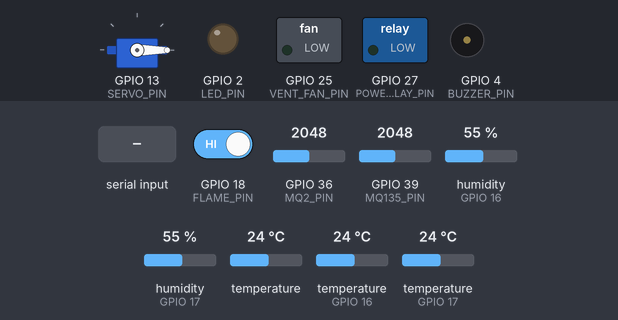
Bench run of a sketch on a simulated ESP32. Parts: servo, switched loads named in the sketch (green lamp = pin HIGH), output pins drawn as LEDs (lit = HIGH), buzzer (waves = sounding, pin HIGH). Dashed ring = blinking. Inputs (shaded band) come from the test bench; at power-on: temperature (sensors on GPIO 16, GPIO 17) 24 °C, GPIO 18 (FLAME_PIN) HIGH, GPIO 36 (MQ2_PIN) = 2048, GPIO 39 (MQ135_PIN) = 2048, humidity (sensors on GPIO 16, GPIO 17) 55 %, temperature 24 °C. WiFi joins after 1.5 s; servers stay silent unless stated; uploads are accepted with an empty reply; what the sketch prints to the serial monitor is not drawn.

Above: at 3.7 s.
3.8 s: "c" received over Serial
At 4.1 s:
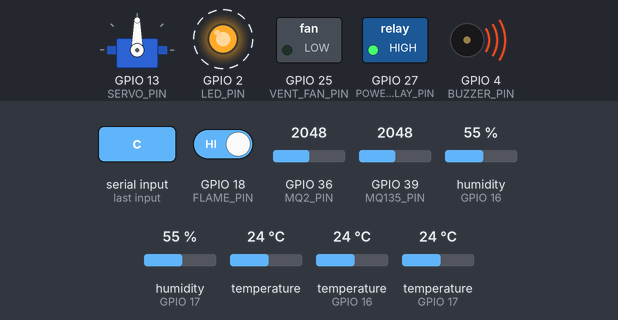
7.3 s: temperature (sensor on GPIO 16) set to 34.5 °C
10.8 s: temperature (sensor on GPIO 16) set to 35.7 °C
At 11.7 s:
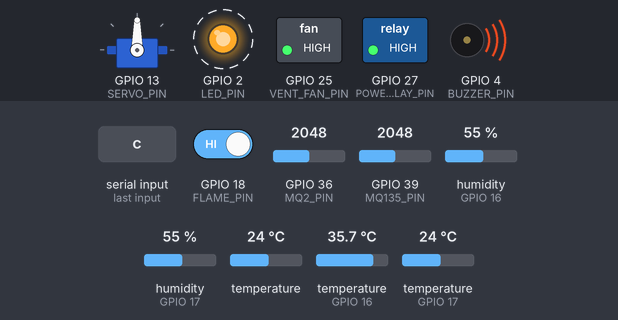
14.3 s: "m" received over Serial
At 14.5 s:
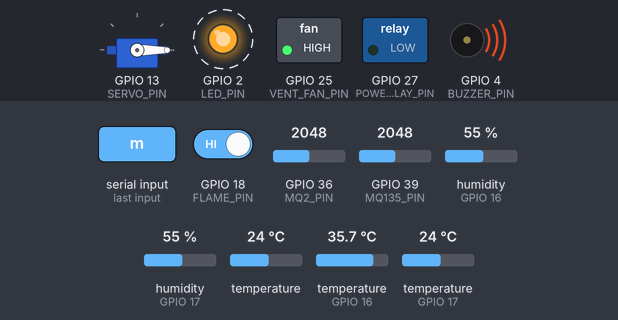
17.8 s: temperature (sensor on GPIO 16) set to 12 °C
At 20.9 s:
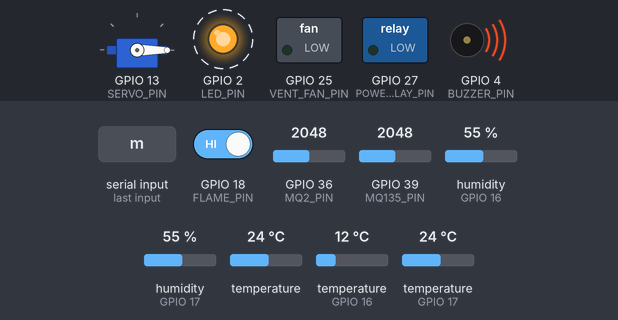
23.5 s: temperature (sensor on GPIO 16) set to 41 °C
At 23.9 s:
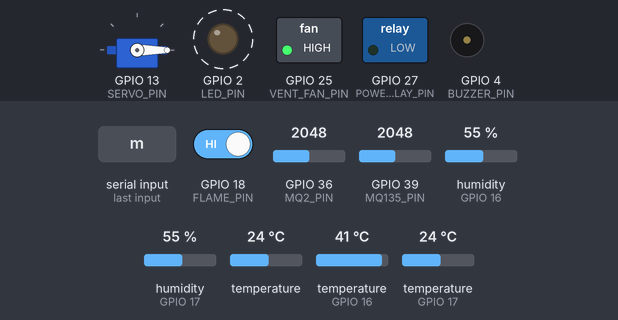
Timing chart, 0 to 28.0 s (numbered marks = the images above; inputs shaded):
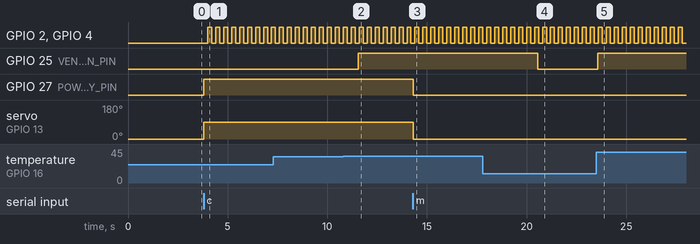

Measured:
- the behaviour switches between 35 and 35.1 °C on temperature (sensor on GPIO 16) (found by bisection; images 1 and 2)
- after the input at 3.8 s, GPIO 2 (LED_PIN), GPIO 4 (BUZZER_PIN): alternates HIGH for 0.20 s and LOW for 0.20 s, starting after 0.20 s; GPIO 27 (POWER_RELAY_PIN): LOW → HIGH at once; servo on GPIO 13 (SERVO_PIN): 0° → 90° at once
- after the input at 10.8 s, GPIO 25 (VENT_FAN_PIN): LOW → HIGH after 0.77 s
- after the input at 14.3 s, GPIO 27 (POWER_RELAY_PIN): HIGH → LOW at once; servo on GPIO 13 (SERVO_PIN): 90° → 0° at once
- after the input at 17.8 s, GPIO 25 (VENT_FAN_PIN): HIGH → LOW after 2.8 s
- after the input at 23.5 s, GPIO 25 (VENT_FAN_PIN): LOW → HIGH after 0.07 s

The sketch:

esp32_full_hardware_system.ino
```cpp
#include <Wire.h>
#include <Adafruit_AMG88xx.h>
#include <DHT.h>
#include <ESP32Servo.h>
#include <WiFi.h>
#include <HTTPClient.h>
#include <ArduinoJson.h>

// ==============================================================================
// 🔑 CONFIGURATION KEYS
// ==============================================================================
const char* WIFI_SSID     = "iQOO Z11x 5G";              // Wi-Fi Network Name
const char* WIFI_PASS     = "9363199453";                // Wi-Fi Network Password
const char* SUPABASE_URL  = "https://kcvbagkwmttglvjoztsu.supabase.co/rest/v1/sensor_readings";
const char* SUPABASE_KEY  = "eyJhbGciOiJIUzI1NiIsInR5cCI6IkpXVCJ9.eyJpc3MiOiJzdXBhYmFzZSIsInJlZiI6ImtjdmJhZ2t3bXR0Z2x2am96dHN1Iiwicm9sZSI6ImFub24iLCJpYXQiOjE3ODg0NDkzOTcsImV4cCI6MjEwNDAyNTM5N30.BnleXdqYhPGRCpZ24bJcJ5_C7luMqQxOFHMqr12ntqE";

// ---------- PIN DEFINITIONS ----------
#define BUZZER_PIN       4     // Active Piezo Buzzer
#define LED_PIN          2     // Status Alarm LED
#define POWER_RELAY_PIN  27    // Power Cutoff Relay (Active HIGH Relay)
#define VENT_FAN_PIN     25    // Ventilation Cooling Fan (Direct Pin: HIGH = ON, LOW = OFF)
#define SERVO_PIN        13    // Extinguisher Powder Servo Motor
#define FLAME_PIN        18    // IR Flame Sensor Module
#define MQ2_PIN          36    // MQ-2 Gas Sensor (VP)
#define MQ135_PIN        39    // MQ-135 Gas Sensor (VN)
#define DHT_IN_PIN       16    // Inside DHT22 Sensor
#define DHT_OUT_PIN      17    // Outside DHT22 Sensor

// Module polarity definitions
#define RELAY_ON_LEVEL     HIGH  // HIGH = Relay Energized -> COM moves to NO -> Power CUT
#define RELAY_OFF_LEVEL    LOW   // LOW  = Relay OFF -> COM stays at NC -> Normal Power ON
#define FLAME_ACTIVE_LEVEL LOW   // LOW  = Flame Detected (Standard LM393 Module)

// ---------- THRESHOLDS & TIMERS ----------
#define TEMP_MODERATE_MIN     50.0f  // 50°C to 60°C = MODERATE state
#define TEMP_CRITICAL_MIN     60.0f  // > 60°C = CRITICAL state
#define MQ2_CRITICAL_MAX      2800.0f // MQ-2 Gas PPM >= 2800 = CRITICAL state
#define MQ135_CRITICAL_MAX    2000.0f // MQ-135 Gas PPM >= 2000 = CRITICAL state
#define CRITICAL_HOLD_MS      15000  // 15 Seconds Critical Hold duration
#define SAMPLE_MS             1000   // Sensor sampling interval (1 sec)
#define BEEP_INTERVAL_MS      200    // Fast 200ms ON / 200ms OFF beep & blink loop (1 0 1 0 pattern)

// ---- Startup false-trigger protection ----
#define STARTUP_GRACE_MS      8000   // Ignore readings for first 8s (AMG8833 warm-up)
#define DEBOUNCE_COUNT        3      // Need 3 consecutive hot/gas readings before CRITICAL trips

Adafruit_AMG88xx amg;
DHT dhtIn(DHT_IN_PIN, DHT22);
DHT dhtOut(DHT_OUT_PIN, DHT22);
Servo valve;

enum SystemState { STATE_NORMAL, STATE_MODERATE, STATE_CRITICAL };
volatile SystemState currentState = STATE_NORMAL;
SystemState lastAppliedState = STATE_NORMAL;
bool manualOverride = false; // Manual test override from Serial Monitor

float frames[3][64];
float smoothPx[64];
int frameIdx = 0, frameCount = 0;

volatile float tIn = 30.0f, tOut = 30.0f, hIn = 50.0f, hOut = 50.0f;
unsigned long lastDht = 0, lastSample = 0;
unsigned long criticalStartTime = 0;
unsigned long bootTime = 0;
int criticalStreak = 0;
volatile bool ventFanActive = false;
bool criticalTriggered = false;

// Shared volatile variables for non-blocking FreeRTOS Telemetry Task on Core 0
volatile float g_tempZ1 = 0.0f, g_tempZ2 = 0.0f, g_tempZ3 = 0.0f, g_tempZ4 = 0.0f;
volatile float g_flameVal = 0.0f, g_mq2 = 0.0f, g_mq135 = 0.0f;

void setPowerRelay(bool cut) {
  // cut = true  -> HIGH (Relay Energized -> COM moves to NO -> Power CUT)
  // cut = false -> LOW  (Relay OFF -> COM stays at NC -> Normal Power ON)
  digitalWrite(POWER_RELAY_PIN, cut ? RELAY_ON_LEVEL : RELAY_OFF_LEVEL);
}

void setVentFan(bool enable) {
  ventFanActive = enable;
  digitalWrite(VENT_FAN_PIN, enable ? HIGH : LOW);
}

// Calculate max temperature of an 4x4 sub-quadrant in the 8x8 matrix
float zoneMax(int r0, int c0) {
  float m = -100.0f;
  for (int r = r0; r < r0 + 4; r++) {
    for (int c = c0; c < c0 + 4; c++) {
      if (smoothPx[r * 8 + c] > m) m = smoothPx[r * 8 + c];
    }
  }
  return m;
}

// ------------------------------------------------------------------------------
// 🔊 OUTPUT CONTROL: Crisp Non-Blocking 1 0 1 0 Beep & Blink Loop
// ------------------------------------------------------------------------------
void updateOutputs() {
  bool patternOn = (millis() / BEEP_INTERVAL_MS) % 2 == 0;

  if (currentState != lastAppliedState) {
    if (currentState == STATE_CRITICAL) {
      valve.write(90);       // Open Extinguisher Valve (90°)
      setPowerRelay(true);   // Cut Main Power (Relay Energized -> HIGH)
      Serial.println("⚡ [Relay Action] POWER CUT (Relay Energized - HIGH)");
    } else if (currentState == STATE_MODERATE) {
      valve.write(0);        // Close Valve (0°)
      setPowerRelay(false);  // Normal Power ON (Relay OFF - LOW)
      Serial.println("⚡ [Relay Action] NORMAL POWER (Relay OFF - LOW)");
    } else { // STATE_NORMAL
      valve.write(0);        // Close Valve (0°)
      setPowerRelay(false);  // Normal Power ON (Relay OFF - LOW)
      Serial.println("⚡ [Relay Action] NORMAL POWER (Relay OFF - LOW)");
    }
    lastAppliedState = currentState;
  }

  if (currentState == STATE_NORMAL) {
    digitalWrite(LED_PIN, LOW);
    digitalWrite(BUZZER_PIN, LOW);
  } else { // STATE_MODERATE or STATE_CRITICAL
    digitalWrite(LED_PIN, patternOn ? HIGH : LOW);
    digitalWrite(BUZZER_PIN, patternOn ? HIGH : LOW);
  }
}

// ------------------------------------------------------------------------------
// ☁️ CLOUD TELEMETRY FUNCTION — Runs on Core 0 (Completely Non-Blocking)
// ------------------------------------------------------------------------------
void sendCloudTelemetry(float tempZ1, float tempZ2, float tempZ3, float tempZ4, float flameVal, float gasMQ2, float gasMQ135) {
  if (WiFi.status() != WL_CONNECTED) {
    return;
  }

  HTTPClient http;
  http.begin(SUPABASE_URL);
  http.addHeader("Content-Type", "application/json");
  http.addHeader("apikey", SUPABASE_KEY);
  http.addHeader("Authorization", String("Bearer ") + SUPABASE_KEY);
  http.addHeader("Prefer", "return=minimal");

  StaticJsonDocument<2048> doc;
  doc["temp_z1"] = tempZ1;
  doc["temp_z2"] = tempZ2;
  doc["temp_z3"] = tempZ3;
  doc["temp_z4"] = tempZ4;
  doc["temp_inside"] = isnan(tIn) ? 30.0 : tIn;
  doc["humidity_inside"] = isnan(hIn) ? 50.0 : hIn;
  doc["temp_outside"] = isnan(tOut) ? 30.0 : tOut;
  doc["humidity_outside"] = isnan(hOut) ? 50.0 : hOut;
  doc["mq2_val"] = gasMQ2;
  doc["mq135_val"] = gasMQ135;
  doc["flame_val"] = flameVal;
  doc["fan_status"] = ventFanActive;

  if (currentState == STATE_NORMAL) doc["system_state"] = "NORMAL";
  else if (currentState == STATE_MODERATE) doc["system_state"] = "MODERATE";
  else doc["system_state"] = "CRITICAL";

  JsonArray grid = doc.createNestedArray("thermal_grid");
  for (int i = 0; i < 64; i++) grid.add((double)smoothPx[i]);

  String jsonPayload;
  if (serializeJson(doc, jsonPayload) == 0) {
    http.end();
    return;
  }

  int httpCode = http.POST(jsonPayload);
  Serial.printf("[Cloud Core 0] POST -> HTTP Status: %d\n", httpCode);
  http.end();
}

void telemetryTask(void * pvParameters) {
  for (;;) {
    vTaskDelay(3000 / portTICK_PERIOD_MS);
    if (WiFi.status() == WL_CONNECTED) {
      sendCloudTelemetry(g_tempZ1, g_tempZ2, g_tempZ3, g_tempZ4, g_flameVal, g_mq2, g_mq135);
    }
  }
}

void sense() {
  amg.readPixels(frames[frameIdx]);
  frameIdx = (frameIdx + 1) % 3;
  if (frameCount < 3) frameCount++;
  for (int i = 0; i < 64; i++) {
    float s = 0;
    for (int f = 0; f < frameCount; f++) s += frames[f][i];
    smoothPx[i] = s / frameCount;
  }

  float tempZ1 = zoneMax(0, 0);  // Zone 1 (Top-Left)
  float tempZ2 = zoneMax(0, 4);  // Zone 2 (Top-Right)
  float tempZ3 = zoneMax(4, 0);  // Zone 3 (Bottom-Left)
  float tempZ4 = zoneMax(4, 4);  // Zone 4 (Bottom-Right)

  float maxThermal = tempZ1;
  if (tempZ2 > maxThermal) maxThermal = tempZ2;
  if (tempZ3 > maxThermal) maxThermal = tempZ3;
  if (tempZ4 > maxThermal) maxThermal = tempZ4;

  bool flameDetected = (digitalRead(FLAME_PIN) == FLAME_ACTIVE_LEVEL);
  float flameVal = flameDetected ? 1.0f : 0.0f;
  float a2 = analogRead(MQ2_PIN);
  float a135 = analogRead(MQ135_PIN);

  g_tempZ1 = tempZ1; g_tempZ2 = tempZ2; g_tempZ3 = tempZ3; g_tempZ4 = tempZ4;
  g_flameVal = flameVal; g_mq2 = a2; g_mq135 = a135;

  if (millis() - lastDht > 2500) {
    lastDht = millis();
    float curTIn = dhtIn.readTemperature();
    float curHIn = dhtIn.readHumidity();
    float curTOut = dhtOut.readTemperature();
    float curHOut = dhtOut.readHumidity();
    if (!isnan(curTIn)) tIn = curTIn;
    if (!isnan(curHIn)) hIn = curHIn;
    if (!isnan(curTOut)) tOut = curTOut;
    if (!isnan(curHOut)) hOut = curHOut;

    // Exhaust Fan Direct Control (ON when inside temp > 35.0°C)
    if (tIn > 35.0f) {
      setVentFan(true);  // Fan ON
    } else {
      setVentFan(false); // Fan OFF
    }
  }

  // ---- Automatic State Machine (Only active when manual override is OFF) ----
  if (!manualOverride) {
    bool inGrace = (millis() - bootTime < STARTUP_GRACE_MS);

    if (!criticalTriggered) {
      // Direct Triggers: Temperature > 60°C OR IR Flame Detected OR MQ-2 > 400 PPM OR MQ-135 > 350 PPM
      bool wantCritical = (maxThermal >= TEMP_CRITICAL_MIN) ||
                          flameDetected ||
                          (a2 >= MQ2_CRITICAL_MAX) ||
                          (a135 >= MQ135_CRITICAL_MAX);

      if (inGrace) {
        currentState = STATE_NORMAL;
        criticalStreak = 0;
      }
      else if (wantCritical) {
        criticalStreak++;
        if (criticalStreak >= DEBOUNCE_COUNT) {
          currentState = STATE_CRITICAL;
          criticalTriggered = true;
          criticalStartTime = millis();
          Serial.printf("\n🔥 [EDGE TRIP!] CRITICAL FIRE/GAS DETECTED! Tmax=%.1fC Flame=%d MQ2=%.0f MQ135=%.0f. Power Cut + Actuators Locked ON.\n",
                        maxThermal, flameDetected, a2, a135);
        }
      }
      else if (maxThermal >= TEMP_MODERATE_MIN || a2 >= 2500.0f || a135 >= 1500.0f) {
        currentState = STATE_MODERATE;
        criticalStreak = 0;
        Serial.println("\n⚠️ [HOTSPOT/GAS DRIFT] Moderate conditions detected.");
      }
      else {
        currentState = STATE_NORMAL;
        criticalStreak = 0;
      }
    }
    else {
      // ⏱️ 15-SECOND CRITICAL AUTO-RESET LOOP
      if (millis() - criticalStartTime >= CRITICAL_HOLD_MS) {
        if (maxThermal < TEMP_CRITICAL_MIN && !flameDetected && a2 < MQ2_CRITICAL_MAX && a135 < MQ135_CRITICAL_MAX) {
          if (maxThermal >= TEMP_MODERATE_MIN || a2 >= 2500.0f || a135 >= 1500.0f) {
            currentState = STATE_MODERATE;
            Serial.println("\n⚠️ [AUTO-RESET] 15s Critical loop completed. Conditions moderate. Transition to MODERATE!");
          } else {
            currentState = STATE_NORMAL;
            Serial.println("\n✅ [AUTO-RESET] 15s Critical loop completed & hazard cleared. Reset to NORMAL!");
          }
          criticalTriggered = false;
          criticalStreak = 0;
        } else {
          criticalStartTime = millis();
          Serial.println("\n⚠️ [CRITICAL HOLD] 15s elapsed but heat/flame/gas still present. Extending CRITICAL!");
        }
      }
    }
  }

  Serial.printf("Z1:%.1f°C Z2:%.1f°C Z3:%.1f°C Z4:%.1f°C | In:%.1f°C Out:%.1f°C | MQ2:%.0f MQ135:%.0f | Flame:%.0f | Fan:%s | Relay:%s | Mode:%s | State:%s\n",
                tempZ1, tempZ2, tempZ3, tempZ4, tIn, tOut, a2, a135, flameVal,
                ventFanActive ? "ON" : "OFF",
                (currentState == STATE_CRITICAL) ? "POWER_CUT(HIGH)" : "POWER_ON(LOW)",
                manualOverride ? "MANUAL_TEST" : "AUTO",
                currentState == STATE_NORMAL ? "NORMAL" : (currentState == STATE_MODERATE ? "MODERATE" : "CRITICAL"));
}

void setup() {
  Serial.begin(115200);
  delay(1000);

  pinMode(BUZZER_PIN, OUTPUT);
  pinMode(LED_PIN, OUTPUT);
  pinMode(POWER_RELAY_PIN, OUTPUT);
  pinMode(VENT_FAN_PIN, OUTPUT);
  pinMode(FLAME_PIN, INPUT_PULLUP);

  digitalWrite(BUZZER_PIN, LOW);
  digitalWrite(LED_PIN, LOW);
  setPowerRelay(false);  // Normal power ON (Pin 27 LOW -> Relay OFF -> COM connected to NC)
  setVentFan(false);     // Fan OFF initially

  ESP32PWM::allocateTimer(0);
  valve.setPeriodHertz(50);
  valve.attach(SERVO_PIN, 500, 2400);
  valve.write(0);        // Valve closed (0°)

  Wire.begin(21, 22);
  if (!amg.begin(0x69) && !amg.begin(0x68)) {
    Serial.println("❌ [Hardware Error] AMG8833 NOT found on I2C (SDA=21, SCL=22)");
    while (1) delay(1000);
  }
  Serial.println("✅ [Hardware] AMG8833 initialised.");

  dhtIn.begin();
  dhtOut.begin();

  Serial.print("📡 [Wi-Fi] Connecting to: ");
  Serial.println(WIFI_SSID);
  WiFi.begin(WIFI_SSID, WIFI_PASS);
  int wifiTimeout = 0;
  while (WiFi.status() != WL_CONNECTED && wifiTimeout < 20) {
    delay(500);
    Serial.print(".");
    wifiTimeout++;
  }
  if (WiFi.status() == WL_CONNECTED) {
    Serial.println("\n✅ [Wi-Fi] Connected successfully!");
    Serial.print("   IP: ");
    Serial.println(WiFi.localIP());

    xTaskCreatePinnedToCore(telemetryTask, "CloudTelemetry", 8192, NULL, 1, NULL, 0);
    Serial.println("🚀 [FreeRTOS] Cloud Telemetry Task launched on Core 0.");
  } else {
    Serial.println("\n⚠️ [Wi-Fi Warning] Timed out, running edge only.");
  }

  bootTime = millis();

  Serial.println("\n=======================================================");
  Serial.println("✅ [System Ready] Direct Serial Monitor Commands:");
  Serial.println("   Type 'c' -> Force CRITICAL State (Relay Power CUT, Servo 90°, Fast Siren)");
  Serial.println("   Type 'm' -> Force MODERATE State (Relay Normal, Servo 0°, Warning Beep)");
  Serial.println("   Type 'r' or 'n' -> RESET / Clear Manual Override to NORMAL");
  Serial.printf("   Startup grace period: %d ms (readings ignored while sensor warms up)\n", STARTUP_GRACE_MS);
  Serial.println("=======================================================\n");
}

void loop() {
  updateOutputs();

  if (millis() - lastSample >= SAMPLE_MS) {
    lastSample = millis();
    sense();
  }

  if (Serial.available()) {
    char ch = Serial.read();
    if (ch == 'c' || ch == 'C') {
      manualOverride = true;
      currentState = STATE_CRITICAL;
      Serial.println("\n🧪 [TEST] MANUAL OVERRIDE -> FORCE CRITICAL STATE");
      Serial.println("   - Power Relay: HIGH (Relay Energized -> Power CUT)");
      Serial.println("   - Servo Valve: 90° (OPEN)");
      Serial.println("   - Actuators: Fast 1 0 1 0 Beep & Blink");
    }
    else if (ch == 'm' || ch == 'M') {
      manualOverride = true;
      currentState = STATE_MODERATE;
      Serial.println("\n🧪 [TEST] MANUAL OVERRIDE -> FORCE MODERATE STATE");
      Serial.println("   - Power Relay: LOW (Relay OFF -> Normal Power ON)");
      Serial.println("   - Servo Valve: 0° (CLOSED)");
      Serial.println("   - Actuators: Warning 1 0 1 0 Beep & Blink");
    }
    else if (ch == 'r' || ch == 'R' || ch == 'n' || ch == 'N') {
      manualOverride = false;
      criticalTriggered = false;
      criticalStreak = 0;
      currentState = STATE_NORMAL;
      Serial.println("\n✅ [RESET] MANUAL OVERRIDE CLEARED -> SYSTEM BACK TO NORMAL");
    }
  }
}
```
